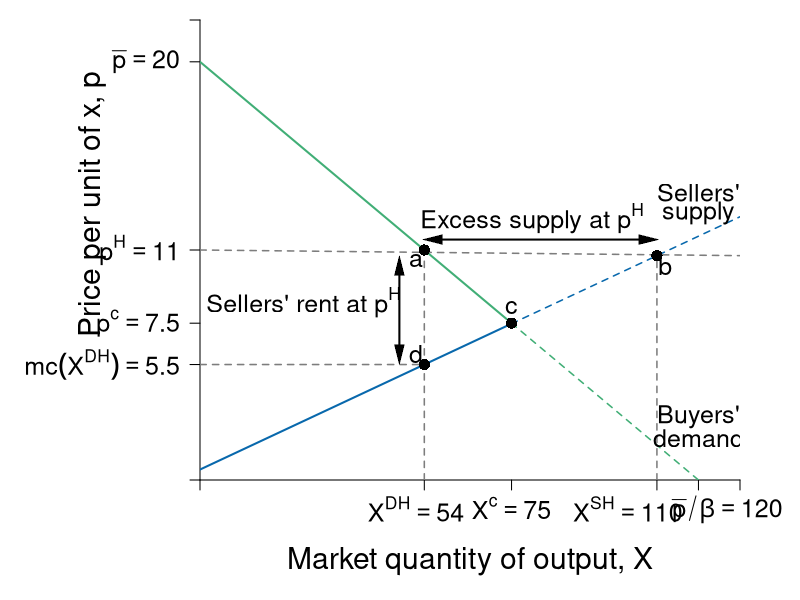

The R source for this figure:
require(shape)
pdf(file = "competitionmarkets/demand_supply_excess_S.pdf", width = 9, height = 7)

#Set parameters for graphics
pointsize <- 1.8
axislabelsize <- 1.8
labelsize <- 1.5
namesize <- 1.8
annotatesize <- 1.5
graphlinewidth <- 2
segmentlinewidth <- 1.5

COL <- c("#7fc97f", "#beaed4", "#fdc086", "#ffff99", "#386cb0", "#f0027f", "#bf5b17", "#666666")
COLA <- c("#e0f3db", "#99d8c9","#66c2a4","#41ae76", "#238b45", "#005824")
COLB <- c("#c6dbef", "#4eb3d3", "#2b8cbe", "#0868ac","#084081")
COLC <- c("#fcfbfd", "#efedf5", "#dadaeb", "#bcbddc", "#9e9ac8", "#807dba", "#6a51a3", "#54278f", "#3f007d")
Grays <- gray.colors(25, start = 1, end = 0)

par(mar =  c(6, 10, 1, 3))

Demand <- function(x, rmax = 20, xmax = 12, n = 10) {
  rmax - (rmax/(n*xmax))*x
}

mrsA <- function(x, rmax = 20, xmax = 10) {
  rmax - (rmax/xmax)*x
}

uA <- function(x, y, rmax = 20, xmax = 10) {
  y + rmax*x - (1/2)(rmax/xmax)*x^2
}


#Supply <- function(x, c1 = 0, c2 = 0.05){
#  c1 + 2*c2*x
#}

# new supply curve
Supply <- function(x, c1 = 0.5, c2 = 0.0465){
   c1 + 2*c2*x
}

xlims <- c(0, 130)
ylims <- c(0, 22)

npts <- 501 
x <- seq(xlims[1], xlims[2], length.out = npts)
y <- seq(ylims[1], ylims[2], length.out = npts) 
a <- c(46.08, 55, 64)
b <- c(46.08, 55, 64)

plot(0, 0, xlim = xlims, ylim = ylims, type = "n",
     xlab = expression(paste("")),
     ylab = expression(paste("")), 
     xaxt = "n", 
     yaxt = "n", 
     cex.lab = axislabelsize, 
     bty = "n",
     xaxs="i", 
     yaxs="i")

# ticksy <- seq(from = 0, to = ylims[2], by = 2)
# ylabels <- seq(from = 0, to = ylims[2], by = 2)
# ticksx <- seq(from = 0, to = xlims[2], by = 2)
# xlabels <- seq(from = 0, to = xlims[2], by = 2)
ticksy <- c(0, Supply(x = 54), 7.5, 11, 20, ylims[2])
#ylabels <- c(NA,  expression(paste(mc(X^{DH}))), expression(paste(p,"*")), expression(paste(p^H)), expression(paste(bar(p) )), NA)
ylabels <- c(NA,  expression(paste(mc(X^{DH}) == 5.5)), expression(paste(p^c) == 7.5), expression(paste(p^H) == 11), expression(paste(bar(p)==20 )), NA)
ticksx <- c(0, 54, 75, 110, 120, xlims[2])
#xlabels <- c(NA, expression(paste(X^{DH})), expression(paste(X,"*")), expression(paste(X^{SH})), expression(paste(bar(p)/beta )), NA)
xlabels <- c(NA, expression(paste(X^{DH} == 54)), expression(paste(X^{c}) == 75), expression(paste(X^{SH} == 110)), expression(paste(bar(p)/beta ==120 )), NA)

axis(1, at = ticksx, pos = 0, labels = FALSE, cex.axis = labelsize)
text(x = c(0, 52, 75, 103, 127, xlims[2]), par("usr")[3] - 0.5, labels = xlabels, srt = 0, pos = 1, xpd = TRUE, cex = labelsize)
axis(2, at = ticksy, pos = 0, labels = ylabels, las = 1, cex.axis = labelsize)

npts <- 500 
xx1 <- seq(xlims[1], 75, length.out = npts)
xx2 <- seq(75, xlims[2], length.out = npts)

#Lines for mrs graph
lines(xx1, Demand(xx1), col = COLA[4], lwd = graphlinewidth)
lines(xx2, Demand(xx2), col = COLA[4], lty = 2, lwd = segmentlinewidth)
lines(xx1, Supply(xx1), col = COLB[4], lwd = graphlinewidth)
lines(xx2, Supply(xx2), col = COLB[4], lty = 2, lwd = segmentlinewidth)

#lines(xx1, mrsA(xx1, rmax = 20, xmax = 10), col = COLA[4], lwd = graphlinewidth)

# segments(0, 7.5, 75, 7.5, lty = 2, Grays[20] , lwd = segmentlinewidth)
# segments(75, 0, 75, 7.5, lty = 2, col = Grays[20] , lwd = segmentlinewidth)
points(75, 7.5, pch = 16, col = "black", cex = 1.5)
text(75, 8.25, expression(c), cex = labelsize)

segments(0, Demand(x = 54), xlims[2], Supply(x = 110), lty = 2, Grays[20] , lwd = segmentlinewidth)
segments(110, 0, 110, Supply(x = 110), lty = 2, col = Grays[20] , lwd = segmentlinewidth)
segments(54, 0, 54, Demand(x = 54), lty = 2, col = Grays[20] , lwd = segmentlinewidth)
segments(0, Supply(x = 54), 54, Supply(x = 54), lty = 2, col = Grays[20] , lwd = segmentlinewidth)
points(54, Demand(x = 54), pch = 16, col = "black", cex = 1.5)
points(54, Supply(x = 54), pch = 16, col = "black", cex = 1.5)
points(110, Supply(x = 110), pch = 16, col = "black", cex = 1.5)
text(54 - 2, Demand(x = 54) - 0.5, expression(a), cex = labelsize)
text(54 - 2, Supply(x = 54) + 0.5, expression(d), cex = labelsize)
text(110 + 2, Supply(x = 110) - 0.5, expression(b), cex = labelsize)

# segments(0, Supply(x = 60), 84, Demand(x = 84), lty = 2, Grays[20] , lwd = segmentlinewidth)
# segments(60, 0, 60, Supply(x = 60), lty = 2, col = Grays[20] , lwd = segmentlinewidth)
# segments(84, 0, 84, Demand(x = 84), lty = 2, col = Grays[20] , lwd = segmentlinewidth)
# points(60, Supply(x = 60), pch = 16, col = "black", cex = 1.5)
# points(84, Demand(x = 84), pch = 16, col = "black", cex = 1.5)
# text(84, Demand(x = 84) + 0.75, expression(d), cex = labelsize)
# text(60, Supply(x = 60) + 0.75, expression(c), cex = labelsize)


#Label axes
mtext(expression(paste("Market quantity of output, ", X)), side=1, line = 4, cex = axislabelsize)
text(-26, 0.6*ylims[2], expression(paste("Price per unit of x, ", p)), xpd = TRUE, cex = axislabelsize, srt = 90) 
# 
# points(50, 10, pch = 16, col = "black", cex = 1.5)
# text(52, 10.5, expression(M))

#segments(4.11765, 6.17647, 5.88, 8.88, lty = 1, col = COL[2] , lwd = graphlinewidth)
text(120, 13.75, expression("Sellers'"), cex = labelsize)
text(120, 12.75, expression("supply"), cex = labelsize)
#text(7.3, 2.5, expression("Curve"))

Arrows(56, 11.5, 108, 11.5, col = "black", lty = 1, code = 3, lwd = 2, arr.type = "triangle", arr.lwd = 0.5)
text(80, 12.5, expression(paste("Excess supply at ", p^H)), cex = labelsize)

Arrows(48, 6, 48, 10.25, col = "black", lty = 1, code = 3, lwd = 2, arr.type = "triangle", arr.lwd = 0.5)
text(25, 8.5, expression(paste("Sellers' rent at ", p^H)), cex = labelsize)


# Arrows(62, 5.5, 82, 5.5, col = "black", lty = 1, code = 3, lwd = 2, arr.type = "triangle", arr.lwd = 0.5)
# text(72, 4.75, expression(paste("Excess")), cex = labelsize)
# text(72, 3.75, expression(paste("Demand")), cex = labelsize)
# text(72, 2.75, expression(paste("at ", p^L)), cex = labelsize)


#Label Demand
text(120, 3, expression(paste("Buyers'")), cex = labelsize)
text(120, 2, expression(paste("demand")), cex = labelsize)

dev.off()
